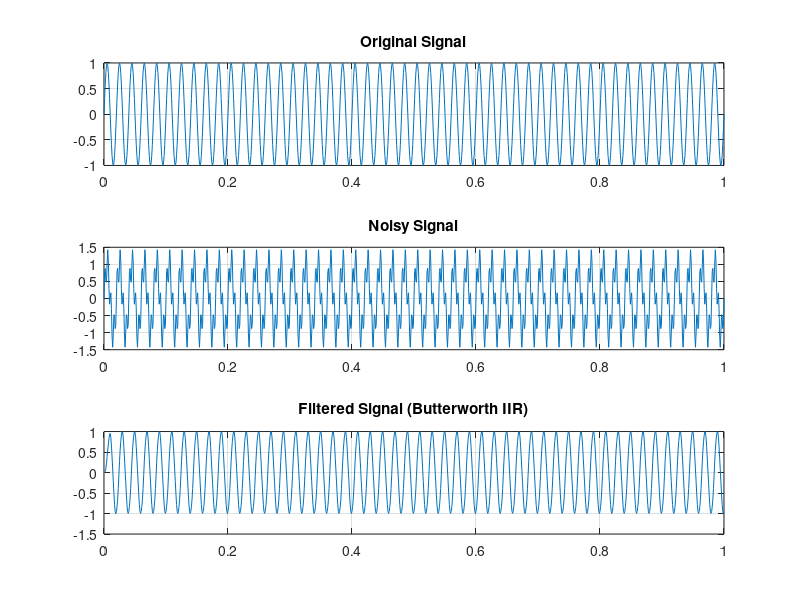

MATLAB code to generate this figure:
%{
Problem 18: IIR Filter Design
    •   Design Butterworth filter using butter
    •   Apply filtering using filter
%}

clc;
clear;
close all;

% Sampling parameters
Fs = 1000;
t = 0:1/Fs:1;

% Original signal
x = sin(2*pi*50*t);

% Add high-frequency noise
noise = 0.5*sin(2*pi*200*t);

x_noisy = x + noise;

% Butterworth IIR filter
order = 4;
cutoff = 100/(Fs/2);

[b,a] = butter(order, cutoff);

% Apply filter
y = filter(b,a,x_noisy);

figure;

subplot(3,1,1)
plot(t,x)
title('Original Signal')
grid on

subplot(3,1,2)
plot(t,x_noisy)
title('Noisy Signal')
grid on

subplot(3,1,3)
plot(t,y)
title('Filtered Signal (Butterworth IIR)')
grid on
